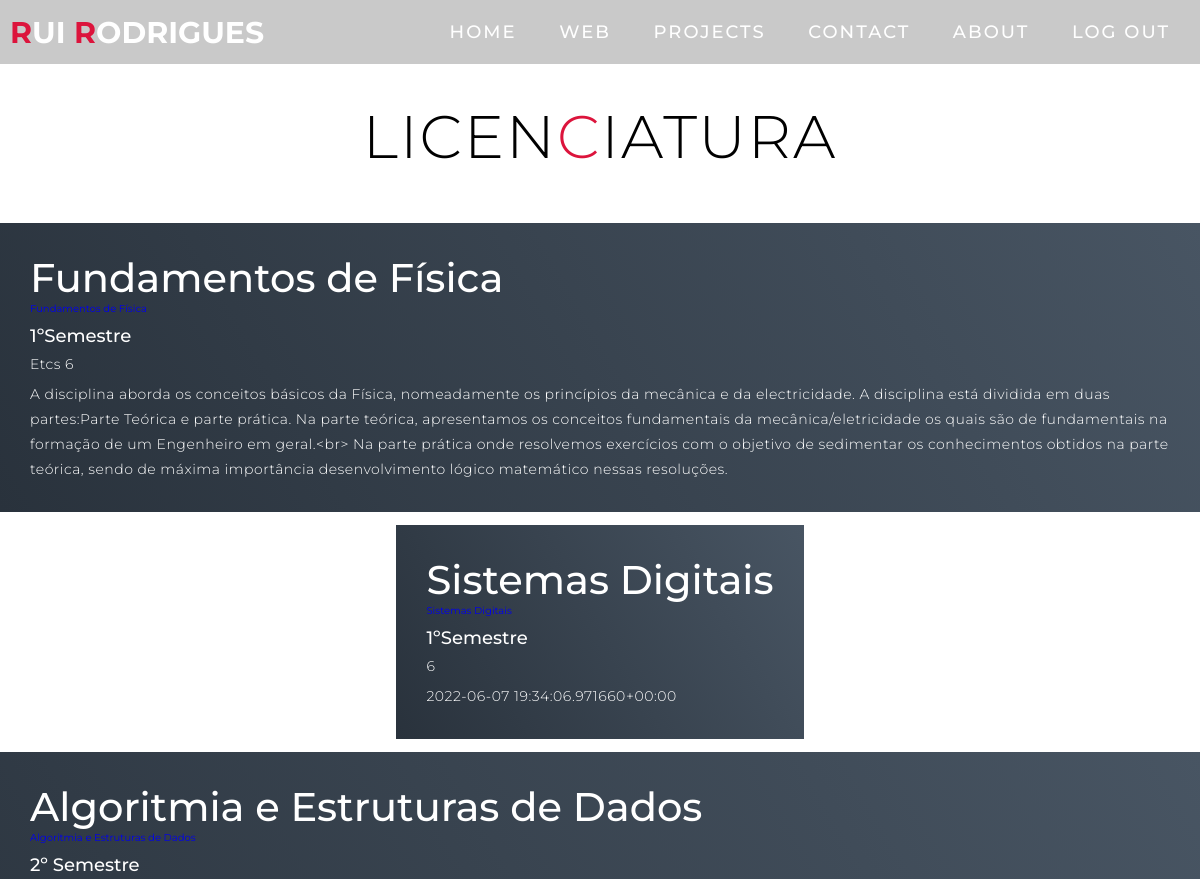
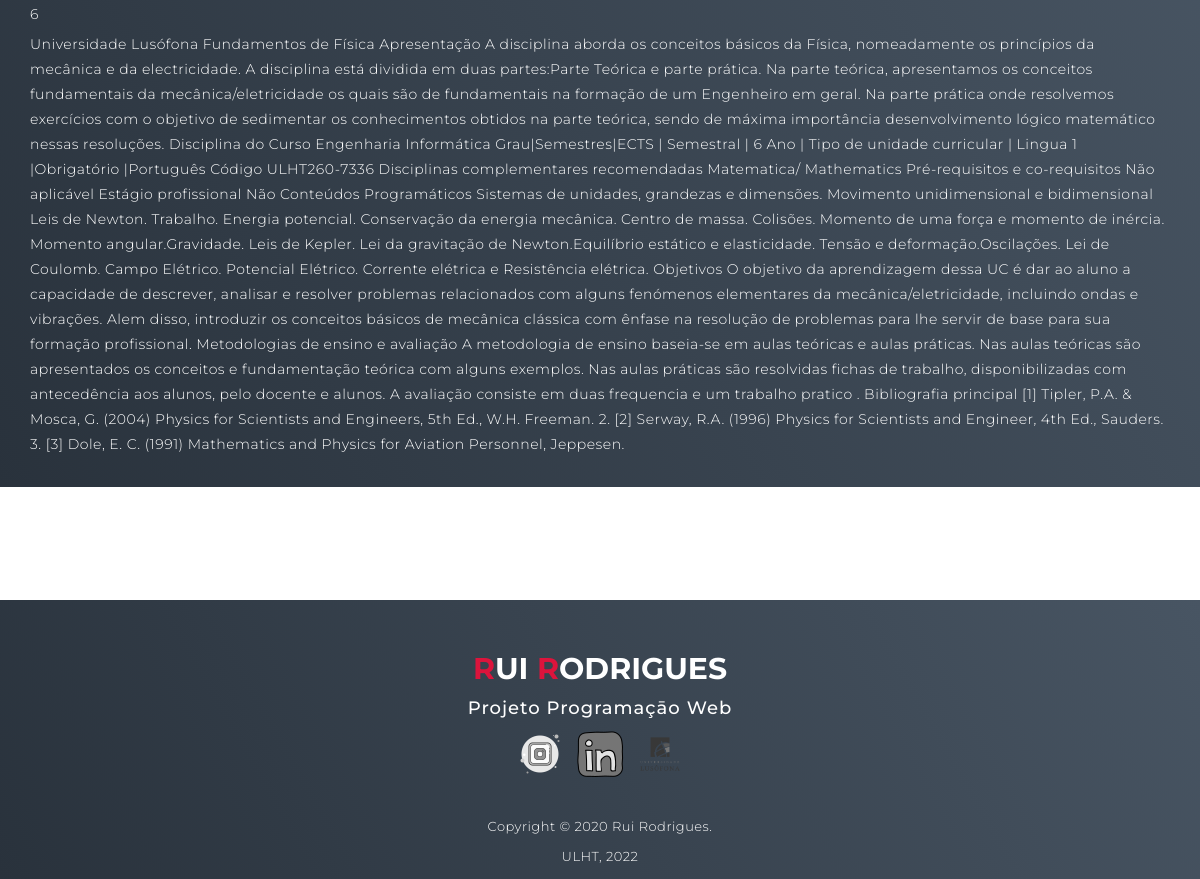
The app's page /licenciatura (signed in) with its own data (2 pictures, top to bottom).
### portfolio/models.py (models this page shows)
class Licenciatura(models.Model):
    link = models.URLField(max_length=120)
    disciplina = models.CharField(max_length=120)
    semestre = models.CharField(max_length=200)
    ect = models.CharField(max_length=20)
    titulo = models.CharField(max_length=200)
    texto = models.TextField()
    titulo1 = models.CharField(max_length=200)
    texto1 = models.TextField()
    titulo2 = models.CharField(max_length=200)
    texto2 = models.TextField()
    titulo3 = models.CharField(max_length=200)
    texto3 = models.TextField()
    professor = models.CharField(max_length=120)

### portfolio/views.py (the view)
# urls.py: path('licenciatura', views.licenciatura_page_view, name='licenciatura'),
def licenciatura_page_view(request):
    context = {'licenciatura': Licenciatura.objects.all()}
    return render(request, 'portfolio/licenciatura/licenciatura.html', context)

### portfolio/templates/portfolio/licenciatura/licenciatura.html
{% extends 'portfolio/layout.html' %}
{% load static %}
{% block content %}
    <section id="projects">
        <div class="projects container">
            <div class="projects-header">
                <h1 class="section-title">Licen<span>c</span>iatura</h1>
            </div>
            <div class="all-projects">
                {% for lic_content in licenciatura %}
                    <div class="project1-item">
                        <div class="project-info">
                            <h1>{{ lic_content.disciplina }} </h1>
                            <a href="{{ lic_content.link }}">{{ lic_content.disciplina }}</a>
                            <h2>{{ lic_content.semestre }} </h2>
                            <p>{{ lic_content.ect }} </p>
                            <p>{{ lic_content.texto }} </p>
                        </div>
                    </div>
                    <br>
                {% endfor %}
            </div>
        </div>
    </section>
{% endblock %}

### portfolio/static/portfolio/css/estilos.css (style rules this page uses)
* { padding: 0; margin: 0; box-sizing: border-box; }
html { font-size: 10px; font-family: 'Montserrat', sans-serif; scroll-behavior: smooth; }
a { text-decoration: none; }
.container { min-height: 100vh; width: 100%; display: flex; align-items: center; justify-content: center; }
p { color: black; font-size: 1.4rem; margin-top: 5px; line-height: 2.5rem; font-weight: 300; letter-spacing: 0.05rem; }
.section-title { font-size: 4rem; font-weight: 300; color: black; margin-bottom: 10px; text-transform: uppercase; letter-spacing: 0.2rem; text-align: center; }
.section-title span { color: crimson; }
#projects .projects { flex-direction: column; max-width: 1200px; margin: 0 auto; padding: 100px 0; }
#projects .projects-header h1 { margin-bottom: 50px; }
#projects .all-projects { display: flex; align-items: center; justify-content: center; flex-direction: column; }
#projects .project-info { padding: 30px; flex-basis: 50%; height: 100%; display: flex; align-items: flex-start; justify-content: center; flex-direction: column; background-image: linear-gradient(60deg, #29323c 0%, #485563 100%); color: white; }
#projects .project-info h1 { font-size: 4rem; font-weight: 500; }
#projects .project-info h2 { font-size: 1.8rem; font-weight: 500; margin-top: 10px; }
#projects .project-info p { color: white; }
@media only screen and (min-width: 768px) { h1.section-title { font-size: 6rem; } }
@media only screen and (min-width: 768px) { #projects .all-projects .project-info { height: 100%; } }

### records on screen
Licenciatura: disciplina "Fundamentos de Física", semestre "1ºSemestre", ect "Etcs 6", texto "A disciplina aborda os conceitos básicos da Física, nomeadamente os princípios da mecânica e da electricidade. A disciplina está dividida em duas partes:Parte Teórica e parte prática. Na parte teórica, apresentamos os conceitos fundamentais da mecânica/eletricidade os quais são de fundamentais na formação de um Engenheiro em geral.<br> Na parte prática onde resolvemos exercícios com o objetivo de sedimentar os conhecimentos obtidos na parte teórica, sendo de máxima importância desenvolvimento lógico matemático nessas resoluções."
Licenciatura: disciplina "Sistemas Digitais", semestre "1ºSemestre", ect "6", texto "2022-06-07 19:34:06.971660+00:00"
Licenciatura: disciplina "Algoritmia e Estruturas de Dados", semestre "2º Semestre", ect "6", texto "Universidade Lusófona Fundamentos de Física Apresentação A disciplina aborda os conceitos básicos da Física, nomeadamente os princípios da mecânica e da electricidade. A disciplina está dividida em duas partes:Parte Teórica e parte prática. Na parte teórica, apresentamos os conceitos fundamentais da mecânica/eletricidade os quais são de fundamentais na formação de um Engenheiro em geral. Na parte prática onde resolvemos exercícios com o objetivo de sedimentar os conhecimentos obtidos na parte teórica, sendo de máxima importância desenvolvimento lógico matemático nessas resoluções. Disciplina do Curso Engenharia Informática Grau|Semestres|ECTS | Semestral | 6 Ano | Tipo de unidade curricular…"
